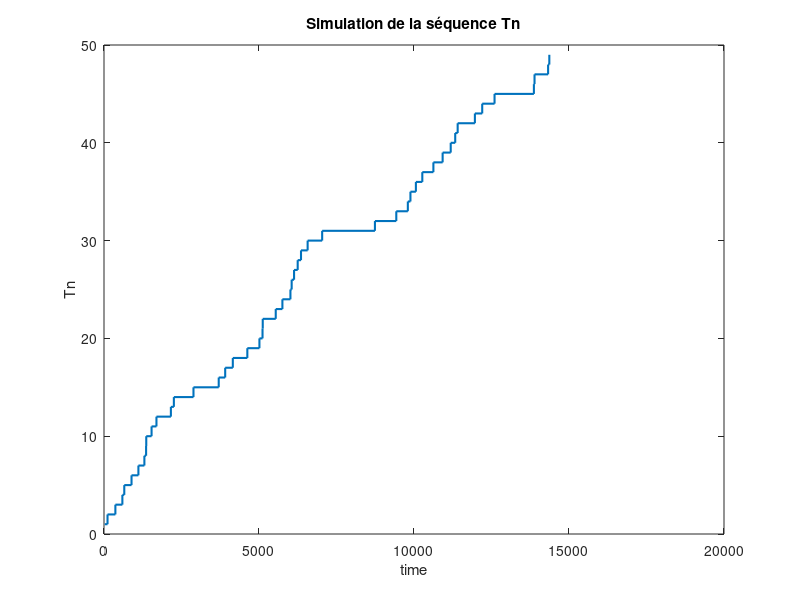
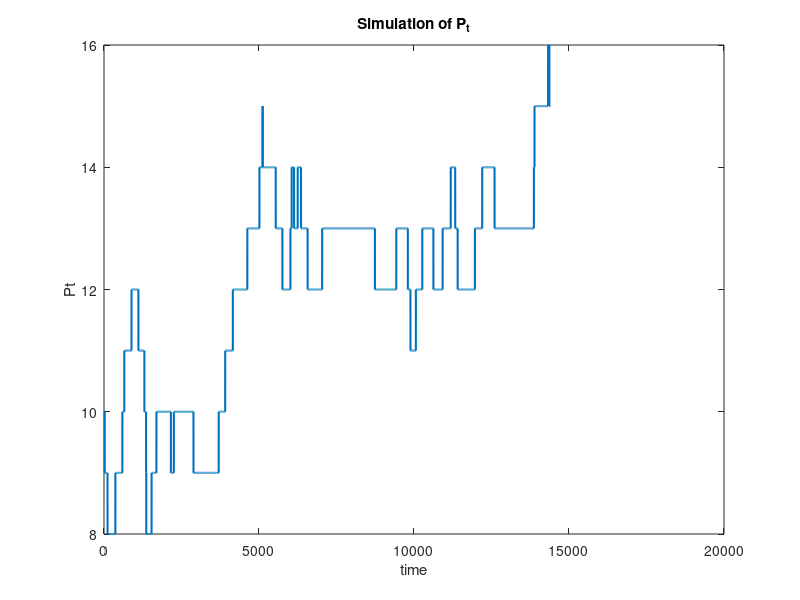

These charts were generated, in order, by the following MATLAB code:
clc, clearvars, close all;


% I use Statistics and Machine Learning Toolbox for exponential law

P0 = 10;
T = 4 * 3600;

function[Sn] = S_sim(Nmc)
    % first we estimate the lambda
    lambda = 1/300;
    % exprnd simulate exponential law with the mean as an input
    Sn = exprnd(1/lambda, Nmc, 1);
end

Sn = S_sim(1000);

Tn = cumsum(Sn);
Tn = Tn(Tn < T);

figure;
stairs(Tn, 1:length(Tn), 'LineWidth', 1.5);
title('Simulation de la séquence Tn')
xlabel('time');
ylabel('Tn');

Jn = 2 * randi([0, 1], length(Tn), 1) - 1;

function[Nt] = compute_Nt(t, Tn)
    N_t = Tn(Tn <= t);
    Nt = length(N_t);
end

t_values = 0:T;
Pt = zeros(size(t_values));

for i = 1:length(t_values)
    t = t_values(i);
    Nt = compute_Nt(t, Tn);
    Pt(i) = P0 + sum(Jn(1:Nt));
end

figure;
plot(t_values, Pt, 'LineWidth', 1.5);
title('Simulation of P_t')
xlabel('time');
ylabel('Pt')

